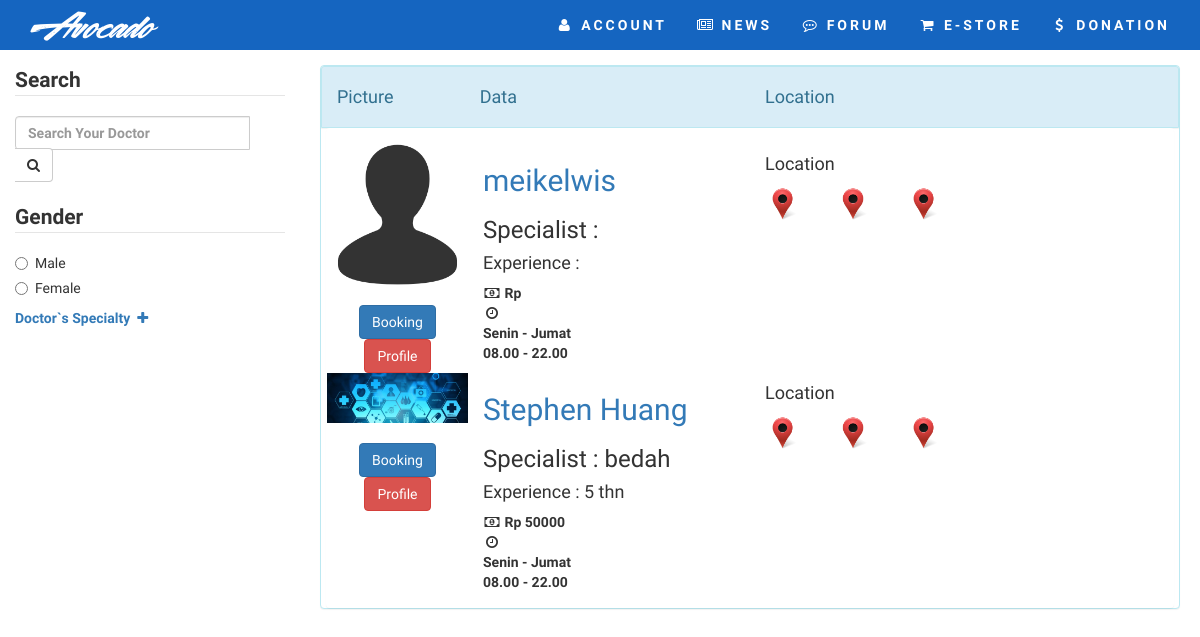
The page /index.php/c_pages/search on the database its author committed.
### tables this page shows
CREATE TABLE `MSTUSER` (
  `USER_ID` varchar(10) NOT NULL,
  `USER_NAME` varchar(30) NOT NULL,
  `USER_PASS` varchar(100) NOT NULL,
  `USER_BIRTH` date NOT NULL,
  `EMAIL` varchar(30) NOT NULL,
  `HANDPHONE` char(15) NOT NULL,
  `USER_ADDRESS` varchar(150) NOT NULL,
  `USER_IMG` varchar(100) NOT NULL,
  `GRP_MENU_ID` int(11) NOT NULL,
  `USER_LEVEL` int(11) NOT NULL,
  `ACTIVE` int(11) DEFAULT NULL,
  PRIMARY KEY (`USER_ID`)
);

CREATE TABLE `MSHDOCTOR` (
  `DCT_ID` varchar(10) NOT NULL,
  `DCT_EDUC` varchar(100) NOT NULL,
  `DCT_ABOUT` text NOT NULL,
  `DCT_EXP` text NOT NULL,
  `DCT_SPECIALTY` text NOT NULL,
  `DCT_CERTIFICATE` text NOT NULL,
  `CONSULT_FEE` int(11) NOT NULL,
  `BOOKING_FEE` int(11) NOT NULL,
  `IMG_CERTIFICATE` varchar(50) NOT NULL,
  `IMG_LICENSE` varchar(50) NOT NULL,
  `IMG_REGISTRATION` varchar(50) NOT NULL,
  PRIMARY KEY (`DCT_ID`),
  CONSTRAINT `MSHDOCTOR_ibfk_1` FOREIGN KEY (`DCT_ID`) REFERENCES `MSTUSER` (`USER_ID`)
);

### application/controllers/C_Pages.php (called while the page is built, shortened)
<?php
	class C_Pages extends CI_Controller{
		public function search(){
			$name = $this->input->get('src', TRUE);
			$data['header'] = $this->load->view('templates/header','',TRUE);
			$data['nav']    = $this->load->view('templates/nav','',TRUE);
			$data['footer'] = $this->load->view('templates/footer','',TRUE);
			$this->load->model('Search_model');
			$data['doctor_search'] = $this->Search_model->get_doctor_by_name($name);
			$this->load->view('list', $data);
		}
	}
?>

### index.php (called while the page is built, shortened)
<?php
require_once BASEPATH.'core/CodeIgniter.php';

### application/models/Search_model.php (called while the page is built, shortened)
<?php
	class Search_model extends CI_Model{
		public function get_doctor_by_name($name){
			$this->db->like('USER_NAME', $name);
			$this->db->where('USER_LEVEL', 2);
			$this->db->join('MSTUSER','MSTUSER.USER_ID = MSHDOCTOR.DCT_ID', 'right');
			$query = $this->db->get('MSHDOCTOR');
			if($query->num_rows() > 0){
				return $query->result_array();
			} else {
				return array();
			}
		}
	}
?>

### application/views/list.php (the view, shortened to what this page needs)
<!DOCTYPE html>
<html>
<head>
	<?php echo $header; ?>
	<?php echo link_tag('assets/css/list.css') ?>
</head>
<body>
	<?php echo $nav; ?>
	<section id="content">
		<div class="container-fluid">
			<div class="row">
				<div class="col-sm-3">
		                	<legend>Search</legend>
		                	<div class="row">
								<div class="col-sm-12">
		                			<form action="list" id="profile_search" class="form-inline" method="get">
					                    <input type="text" class="form-control" size="50" name="src" placeholder="Search Your Doctor" id="findDoctor" value="<?php echo $this->input->get('src'); ?>"><button class="btn btn-default" id="icon-search"><i class="fa fa-search"></i></button>
	                				</form>
								</div>
							</div>
							<br>
							<div class="dropdown" id="drop">
								<form>
									<legend>Gender</legend>
								    <div class="radio">
										<label><input type="radio" name="optradio">Male</label>
									</div>
									<div class="radio">
										<label><input type="radio" name="optradio">Female</label>
									</div>
								</form>
							</div>
						<div class="row">
							<div class="col-sm-12">
						    	<a id="expcoll" data-toggle="collapse" data-target="#thelist" href="#"> Doctor`s Specialty <i class="fa fa-plus fa-fw exp"></i>
							    </a>
						  	</div>
						</div>
			</div>
			<div class="col-sm-9">
				<div class="panel panel-info">
					<div class="panel panel-heading">
						<div class="row">
							<div class="col-sm-2 text-left">
								<h4>Picture</h4>
							</div>
							<div class="col-sm-4 text-left">
								<h4>Data</h4>
							</div>
							<div class="col-sm-6 text-left">
								<h4>Location</h4>
							</div>
						</div>
					</div>
					<div class="panel panel-body">
						<?php foreach($doctor_search as $dct): ?>
						<div class="row">
							<div class="col-sm-2 text-left">
								<div class="row">
						        	<div class="profile_image">
						        	<?php
					        			$img = $dct['USER_IMG'];
						        		if($img == NULL){
						        			$img = 'noimage.png';
						        		}
						        	?>
									<img src="<?php echo base_url('assets/img/doctor/certificate/'. $img); ?>">
									</div>
								</div>
								<div class="row text-center">
									<br>
									<a href="<?php echo base_url('booking'); ?>" type="button" class="btn btn-primary btnBooking">Booking</a>
									<a href="<?php echo base_url('profile/doctor/'. $dct['USER_ID']); ?>" type="button" class="btn btn-danger btnProfile">Profile</a>
								</div>
							</div>
							<div class="col-sm-4 profile_singkat">
								<h2 class="name"><a href="<?php echo base_url('profile/doctor/'. $dct['USER_ID']); ?>"><?php echo $dct['USER_NAME']; ?></a></h2>
								<h3 class="specialist">Specialist : <?php echo $dct['DCT_SPECIALTY']; ?></h3>
								<h4 class="experience">Experience : <?php echo $dct['DCT_EXP']; ?></h4>
								<div class="hargadanwaktu">
									<div class="harga">
										<i class="fa fa-money fa-fw"></i> <span class="nilai"><strong>Rp <?php echo $dct['CONSULT_FEE']; ?></strong></span>
									</div>
									<div class="waktu">
										<i class="fa fa-clock-o fa-fw"></i>
										<div class="jadwal nilai">Senin - Jumat</div>
										<div class="waktu_kerja">08.00 - 22.00</div>
									</div>
								</div>
							</div>
							<div class="col-sm-6" id="lokasi">
								<div class="row">
									<div class="col-sm-6">
										<h4>Location</h4>
									</div>
								</div>
								<div class="row">
									<div class="col-sm-2">
										<img class="location" src="<?php echo base_url('assets/img/location.png'); ?>">
									</div>
									<div class="col-sm-2">
										<img class="location" src="<?php echo base_url('assets/img/location.png'); ?>">
									</div>
									<div class="col-sm-2">
										<img class="location" src="<?php echo base_url('assets/img/location.png'); ?>">
									</div>
								</div>
							</div>
						</div>
					<?php endforeach; ?>
					</div>
				</div>
			</div>
			<div class="col-sm-1">
			</div>
		</div>
	</section>
</body>
</html>

### application/views/templates/header.php (shortened to what this page needs)
<?php echo link_tag('assets/css/bootstrap.min.css') ?>
	<?php echo link_tag('assets/css/font-awesome.min.css') ?>
	<?php echo link_tag('assets/css/main.css') ?>
	<?php echo link_tag('assets/css/footer.css') ?>

### application/views/templates/nav.php (shortened to what this page needs)
<nav class="navbar navbar-default navbar-fixed-top">
	<div class="container">
		<div class="navbar-header">
			<a class="navbar-brand" href="<?php echo base_url(); ?>">Avocado</a>
		</div>
		<div class="collapse navbar-collapse" id="myNavbar">
			<ul class="nav navbar-nav navbar-right">
				<?php
					if($this->session->userdata('nama') != NULL){
						$userid = $this->session->userdata('username');
						$username = $this->session->userdata('nama');
						$userlevel = $this->session->userdata('user_level');
					} else{
						$username = "ACCOUNT";
					}
				?>
				<?php
					if($this->session->userdata('username') == NULL){
				?>
						<li class="navli" id="user_li"><a href="<?php echo base_url('user'); ?>"><i class="fa fa-user fa-fw"></i> <?php echo $username; ?></a></li>
				<?php
					}
				?>
				<li class="navli" id="news_li"><a href="<?php echo base_url('news') ?>"><i class="fa fa-newspaper-o fa-fw"></i> NEWS</a></li>
				<li class="navli" id="forum_li"><a href="<?php echo base_url('forum') ?>"><i class="fa fa-commenting-o fa-fw"></i> FORUM</a></li>
				<li class="navli" id="estore_li"><a href="<?php echo base_url('estore') ?>"><i class="fa fa-shopping-cart fa-fw"></i> E-STORE</a></li>
				<li class="navli" id="donation_li"><a class="donation_open"><i class="fa fa-usd fa-fw"></i> DONATION</a></li>
			</ul>
		</div>
	</div>
</nav>

### assets/css/main.css (style rules this page uses)
body { background-color: white; font-weight: bold; font-family: 'Comfortaa', cursive; overflow-x: hidden; }
.panel { margin: 0 5px; }
.navbar-fixed-top { background-color: transparent; transition: all 1s ease; top: 0; width: 100%; padding-bottom: 10px; border: none; height: 20px; }
.container #myNavbar > ul > li >a { letter-spacing: 3px; }
.container #myNavbar > ul > li > a, .container .navbar-header a.navbar-brand { color: black; }
.container .navbar-header a.navbar-brand { font-size: 6vw; font-weight: normal; font-family: acceleration; padding-top: 10px; }

### assets/css/list.css (style rules this page uses)
#content { margin-top: 65px; font-family: 'Muli', sans-serif; }
input#findDoctor { width: 87%; display: inline-block; border-top-right-radius: 0; border-bottom-right-radius: 0; }
img { width: 100%; }
#icon-search { border-top-left-radius: 0; border-bottom-left-radius: 0; border-left: 0; margin-top: -2px; }
.col-sm-9 .panel-heading { margin: 0; border-bottom-right-radius: 0; border-bottom-left-radius: 0; }

### assets/css/login.css (style rules this page uses)
* { box-sizing: border-box; outline: none; }

### assets/css/nav.css (style rules this page uses)
.navbar-default { background-color: #1565c0!important; }
#myNavbar > ul > li >a { letter-spacing: 3px; }
#myNavbar > ul > li > a, .container .navbar-header a.navbar-brand { color: white!important; }

### rows shown on the page
mstuser: shows a picture, USER_NAME "meikelwis"
mshdoctor: DCT_ID.USER_IMG (picture), DCT_ID.USER_NAME "Stephen Huang", DCT_SPECIALTY "bedah", DCT_EXP "5 thn", CONSULT_FEE "50000"

### other values the page prints
$username "ACCOUNT"
